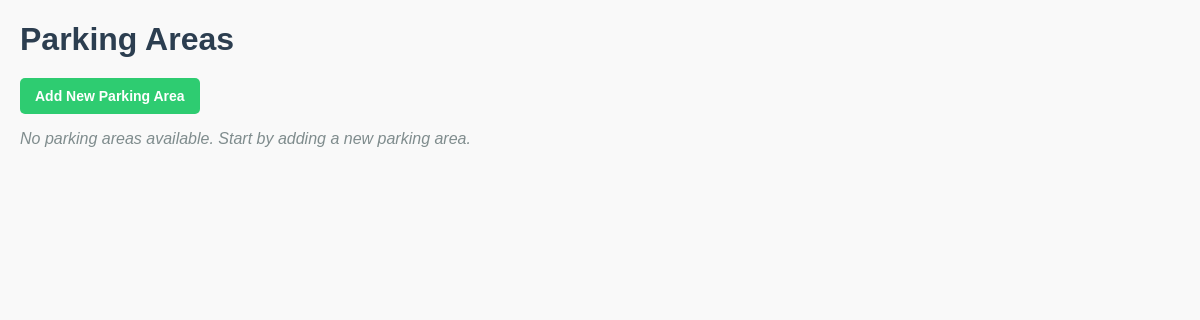
Before: /api/parking-areas/ with the older database file.
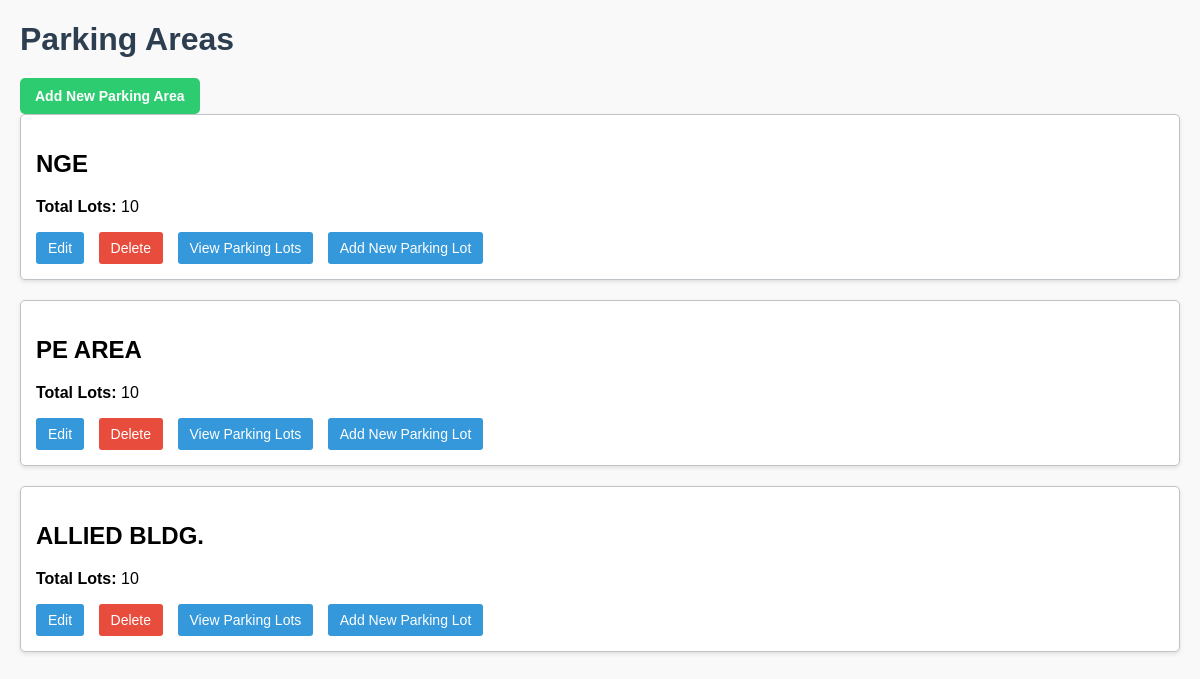
After: the same page with the newer database file.
### myapp/models.py (models this page shows, shortened)
class ParkingArea(models.Model):
    parking_area_id = models.AutoField(primary_key=True)
    parking_location = models.CharField(max_length=100)

### myapp/views.py (the view)
# urls.py: path('parking-areas/', views.parking_area_list, name='parking_area_list'),
def parking_area_list(request):
    parking_areas = ParkingArea.objects.all()
    return render(request, 'parking/parking_area_list.html', {'parking_areas': parking_areas})

### myapp/templates/parking/parking_area_list.html (shortened to what this page needs)
<!DOCTYPE html>
<html lang="en">
<head>
</head>
<body>
    <h1>Parking Areas</h1>
    <a href="{% url 'parking_area_create' %}" class="add-button">Add New Parking Area</a>
    <div id="parking-areas">
        {% for area in parking_areas %}
            <div class="area">
                <h2>{{ area.parking_location }}</h2>
                <p><strong>Total Lots:</strong> {{ area.parking_lots.count }}</p>
                <a href="{% url 'parking_area_update' area.pk %}" class="view-button">Edit</a>
                <form action="{% url 'parking_area_delete' area.pk %}" method="post" style="display:inline;">
                    <button type="submit" class="status-button">Delete</button>
                </form>
                <a href="{% url 'parking_lot_list' area.pk %}" class="view-button">View Parking Lots</a>
                <a href="{% url 'parking_lot_create' area_id=area.parking_area_id %}" class="view-button">Add New Parking Lot</a>
            </div>
        {% empty %}
            <p class="empty-message">No parking areas available. Start by adding a new parking area.</p>
        {% endfor %}
    </div>
</body>
</html>

Changed rows visible on the page:
added ParkingArea: parking_location "NGE", parking_lots.count "10"
added ParkingArea: parking_location "PE AREA", parking_lots.count "10"
added ParkingArea: parking_location "ALLIED BLDG.", parking_lots.count "10"
Other visible differences:
text no longer shown: "No parking areas available. Start by adding a new parking area."
